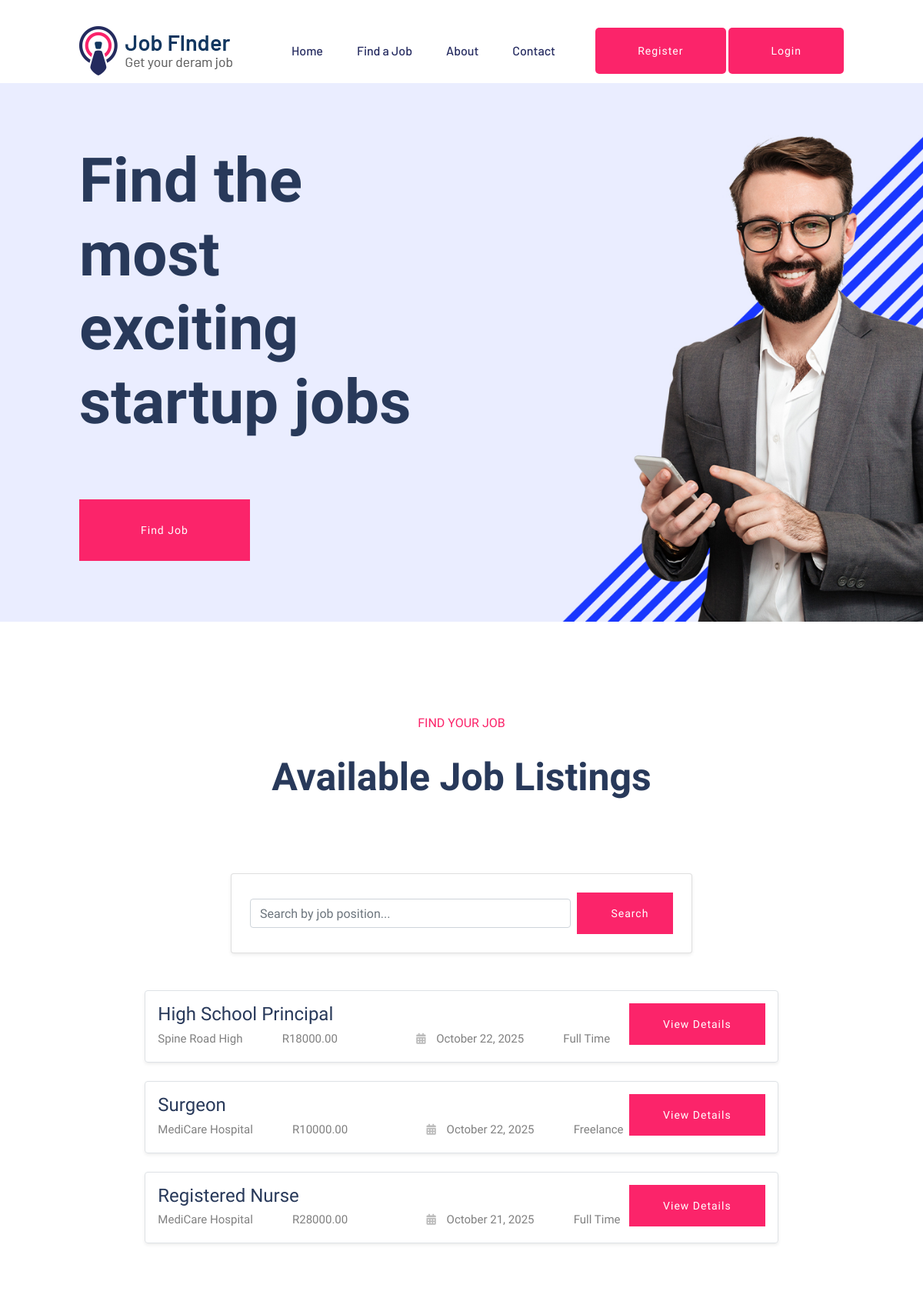
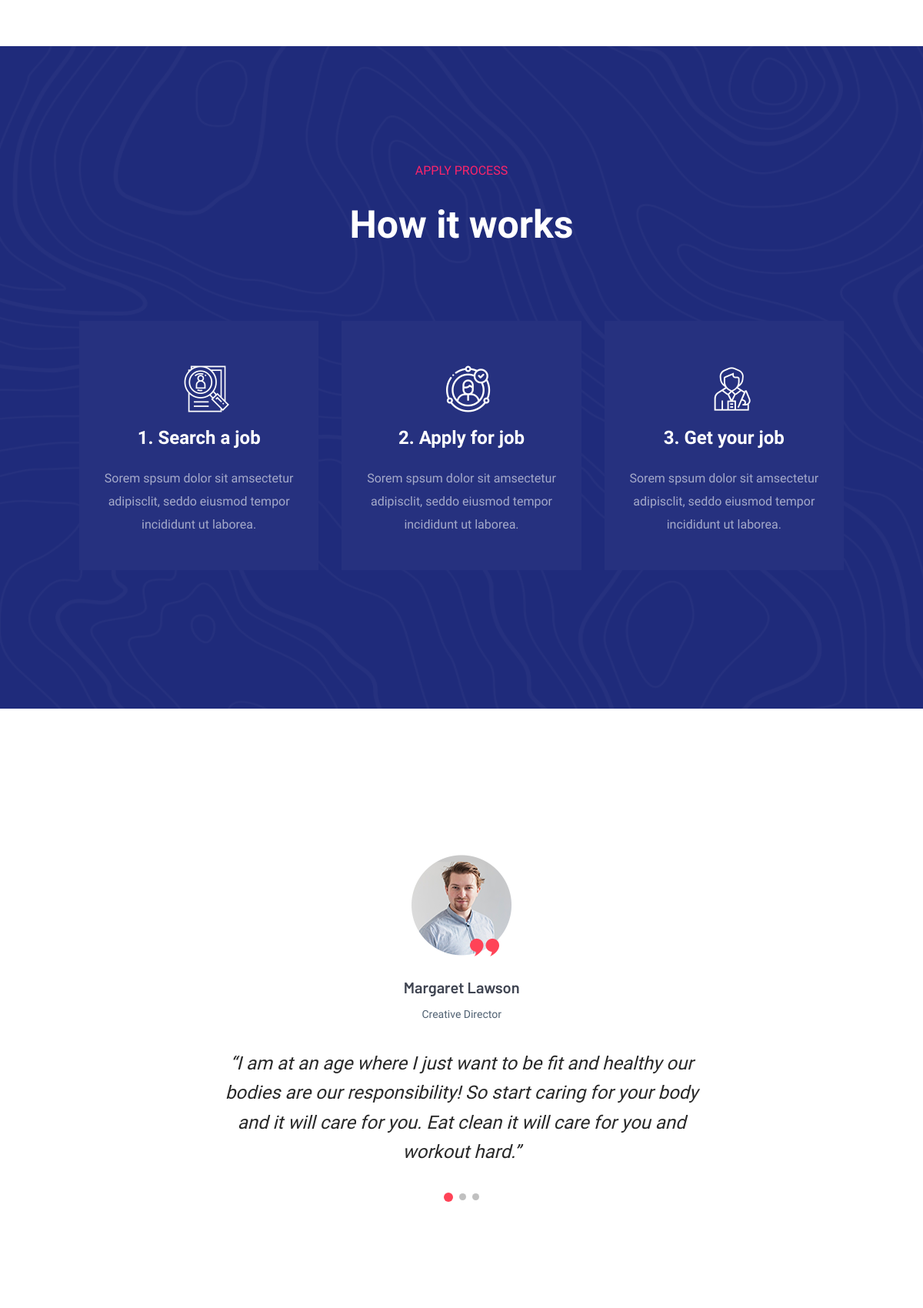
The page / (upper part) on the database its author committed (2 pictures, top to bottom).
### Dashboard/models.py (models this page shows, shortened)
class Job(models.Model):
    JOB_CATEGORIES = [
    ('Healthcare','Healthcare'),
    ('Education','Education'),
    ('IT & Software','IT & Software'),
]
    JOB_NATURE_CHOICES = [
        ('Full Time','Full Time'),
        ('Part Time','Part Time'),
        ('Remote','Remote'),
        ('Freelance','Freelance'),
    ]
    category = models.CharField(max_length=50, choices=JOB_CATEGORIES, blank=True, null=True)
    job_position = models.CharField(max_length=255)
    description = models.TextField(max_length=600)
    salary = models.DecimalField(max_digits=10, decimal_places=2)
    date_posted = models.DateField(auto_now_add=True)
    company_name = models.CharField(max_length=255)
    city_location = models.CharField(max_length=255, blank=True, null=True)
    vacancy = models.PositiveIntegerField(default=1)
    job_nature = models.CharField(max_length=20,choices=JOB_NATURE_CHOICES, blank=True, null=True)
    application_deadline = models.DateField(blank=True, null=True)
    company_description = models.TextField(blank=True, null=True)
    website = models.URLField(blank=True, null=True)
    company_email = models.EmailField(blank=True, null=True)
    skills = models.TextField(blank=True, null=True, help_text ="Comma-seperated list of skills")
    experience = models.TextField(blank=True, null=True, help_text ="Comma-seperated list of skills")
    posted_by = models.ForeignKey(User, on_delete=models.CASCADE,  blank=True, null=True)
    is_filled = models.BooleanField(default=False)

### Home/views.py (the view)
# urls.py: path('', views.index, name='index'),                     # Home page
def index(request):
    query = request.GET.get('query', '')  # get search input
    if query:  # if user typed a search term
        jobs = Job.objects.filter(job_position__icontains=query).order_by('-date_posted')
    else:  # no search, show all jobs sorted by date
        jobs = Job.objects.all().order_by('-date_posted')[:6]  # latest 6 jobs
    return render(request, 'index.html', {'jobs': jobs, 'query': query})

### Home/templates/index.html (shortened to what this page needs)
{% extends 'base.html' %}
{% load static %}
{% block content %}
<main>
    <div class="slider-area">
        <div class="slider-active">
            <div class="single-slider slider-height d-flex align-items-center"
                data-background="{% static 'assets/img/hero/h1_hero.jpg' %}">
                <div class="container">
                    <div class="row">
                        <div class="col-xl-6 col-lg-9 col-md-10">
                            <div class="hero__caption">
                                <h1>Find the most exciting startup jobs</h1>
                            </div>
                        </div>
                    </div>
                    <div class="row">
                        <div class="col-xl-8">
                            <div class="search-form">
                               <a href="{% url 'dashboard:job_listings' %}" class="btn btn-primary btn-lg px-20 py-10">Find job</a>
                            </div>
                        </div>
                    </div>
                </div>
            </div>
        </div>
    </div>
    <section class="job-listings-area section-padding">
         <div class="col-lg-12">
                        <div class="section-tittle text-center">
                            <span>FIND YOUR JOB</span>
                             <h2>Available Job Listings</h2>
                        </div>
                    </div>
        <div class="container vh-30 d-flex flex-column justify-content-center align-items-center">
            <div class="card p-4 shadow-sm mb-4" style="max-width: 600px; width: 100%;">
                <form method="GET" action="" class="d-flex">
                    <input type="text" name="query" class="form-control me-2 mt-2" placeholder="Search by job position..."
                        value="{{ query }}">
                    <button type="submit" class="btn btn-primary">Search</button>
                </form>
            </div>
        </div>
        <div class="container">
            <div class="row justify-content-center mt-4">
                <div class="col-xl-10">
                    {% if jobs %}
                        {% for job in jobs %}
                            <div class="single-job-items mb-4 p-3 border rounded shadow-sm">
                                <div class="d-flex justify-content-between align-items-center flex-wrap">
                                    <div class="d-flex align-items-center flex-grow-1" >
                                        <div class="job-tittle">
                                            <a href="{% url 'item:detail' job.id %}">
                                                <h4 class="mb-1">{{ job.job_position }}</h4>
                                            </a>
                                            <ul class="list-inline mb-0 small text-muted">
                                                <li class="list-inline-item">{{ job.company_name }}</li>
                                                <li class="list-inline-item">R{{ job.salary }}</li>
                                                <li class="list-inline-item"><i class="fas fa-calendar-alt"></i> {{ job.date_posted|date:"F j, Y" }}</li>
                                                <li class="list-inline-item">{{ job.job_nature }}</li>
                                            </ul>
                                        </div>
                                    </div>
                                </div>
                                 <div class=" ms-auto text-end mt-3 mt-md-0 " style="margin-left: 20rem;">
                                    <a href="{% url 'item:detail' job.id %}" class="btn btn-primary btn-sm">View Details</a>
                                </div>
                            </div>
                        {% endfor %}
                    {% else %}
                        <div class="text-center mt-5">
                            <p>No jobs found.</p>
                        </div>
                    {% endif %}
                </div>
            </div>
    </section>
    <div class="apply-process-area apply-bg pt-150 pb-150"
        data-background="{% static 'assets/img/gallery/how-applybg.png' %}">
        <div class="container">
            <div class="row">
                <div class="col-lg-12">
                    <div class="section-tittle white-text text-center">
                        <span>Apply process</span>
                        <h2> How it works</h2>
                    </div>
                </div>
            </div>
            <div class="row">
                <div class="col-lg-4 col-md-6">
                    <div class="single-process text-center mb-30">
                        <div class="process-ion">
                            <span class="flaticon-search"></span>
                        </div>
                        <div class="process-cap">
                            <h5>1. Search a job</h5>
                            <p>Sorem spsum dolor sit amsectetur adipisclit, seddo eiusmod tempor incididunt ut laborea.
                            </p>
                        </div>
                    </div>
                </div>
                <div class="col-lg-4 col-md-6">
                    <div class="single-process text-center mb-30">
                        <div class="process-ion">
                            <span class="flaticon-curriculum-vitae"></span>
                        </div>
                        <div class="process-cap">
                            <h5>2. Apply for job</h5>
                            <p>Sorem spsum dolor sit amsectetur adipisclit, seddo eiusmod tempor incididunt ut laborea.
                            </p>
                        </div>
                    </div>
                </div>
                <div class="col-lg-4 col-md-6">
                    <div class="single-process text-center mb-30">
                        <div class="process-ion">
                            <span class="flaticon-tour"></span>
                        </div>
                        <div class="process-cap">
                            <h5>3. Get your job</h5>
                            <p>Sorem spsum dolor sit amsectetur adipisclit, seddo eiusmod tempor incididunt ut laborea.
                            </p>
                        </div>
                    </div>
                </div>
            </div>
        </div>
    </div>
    <div class="testimonial-area testimonial-padding">
        <div class="container">
            <div class="row d-flex justify-content-center">
                <div class="col-xl-8 col-lg-8 col-md-10">
                    <div class="h1-testimonial-active dot-style">
                        <div class="single-testimonial text-center">
                            <div class="testimonial-caption ">
                                <div class="testimonial-founder  ">
                                    <div class="founder-img mb-30">
                                        <img src="assets/img/testmonial/testimonial-founder.png" alt="">
                                        <span>Margaret Lawson</span>
                                        <p>Creative Director</p>
                                    </div>
                                </div>
                                <div class="testimonial-top-cap">
                                    <p>“I am at an age where I just want to be fit and healthy our bodies are our
                                        responsibility! So start caring for your body and it will care for you. Eat
                                        clean it will care for you and workout hard.”</p>
                                </div>
                            </div>
                        </div>
                    </div>
                </div>
            </div>
        </div>
    </div>
</main>
{% endblock %}

### rows shown on the page
Job: job_position "High School Principal", company_name "Spine Road High", salary "18000.00", date_posted "October 22, 2025", job_nature "Full Time"
Job: job_position "Surgeon", company_name "MediCare Hospital", salary "10000.00", date_posted "October 22, 2025", job_nature "Freelance"
Job: job_position "Registered Nurse", company_name "MediCare Hospital", salary "28000.00", date_posted "October 21, 2025", job_nature "Full Time"
